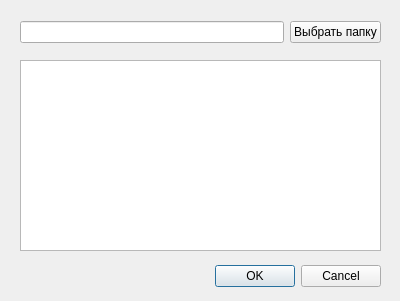
<?xml version="1.0" encoding="UTF-8"?>
<ui version="4.0">
 <class>Dialog</class>
 <widget class="QDialog" name="Dialog">
  <property name="geometry">
   <rect>
    <x>0</x>
    <y>0</y>
    <width>400</width>
    <height>301</height>
   </rect>
  </property>
  <property name="windowTitle">
   <string>Dialog</string>
  </property>
  <widget class="QDialogButtonBox" name="buttonBox">
   <property name="geometry">
    <rect>
     <x>40</x>
     <y>260</y>
     <width>341</width>
     <height>32</height>
    </rect>
   </property>
   <property name="orientation">
    <enum>Qt::Horizontal</enum>
   </property>
   <property name="standardButtons">
    <set>QDialogButtonBox::Cancel|QDialogButtonBox::Ok</set>
   </property>
  </widget>
  <widget class="QListView" name="listViewPrjType">
   <property name="geometry">
    <rect>
     <x>20</x>
     <y>60</y>
     <width>361</width>
     <height>191</height>
    </rect>
   </property>
   <property name="sizePolicy">
    <sizepolicy hsizetype="Maximum" vsizetype="Maximum">
     <horstretch>0</horstretch>
     <verstretch>0</verstretch>
    </sizepolicy>
   </property>
   <property name="frameShape">
    <enum>QFrame::StyledPanel</enum>
   </property>
   <property name="sizeAdjustPolicy">
    <enum>QAbstractScrollArea::AdjustIgnored</enum>
   </property>
  </widget>
  <widget class="QWidget" name="">
   <property name="geometry">
    <rect>
     <x>20</x>
     <y>20</y>
     <width>361</width>
     <height>25</height>
    </rect>
   </property>
   <layout class="QHBoxLayout" name="horizontalLayout">
    <item>
     <widget class="QLineEdit" name="lineEditFolder"/>
    </item>
    <item>
     <widget class="QPushButton" name="pushBtnSelectFolder">
      <property name="text">
       <string>Выбрать папку</string>
      </property>
     </widget>
    </item>
   </layout>
  </widget>
 </widget>
 <resources/>
 <connections>
  <connection>
   <sender>buttonBox</sender>
   <signal>accepted()</signal>
   <receiver>Dialog</receiver>
   <slot>accept()</slot>
   <hints>
    <hint type="sourcelabel">
     <x>248</x>
     <y>254</y>
    </hint>
    <hint type="destinationlabel">
     <x>157</x>
     <y>274</y>
    </hint>
   </hints>
  </connection>
  <connection>
   <sender>buttonBox</sender>
   <signal>rejected()</signal>
   <receiver>Dialog</receiver>
   <slot>reject()</slot>
   <hints>
    <hint type="sourcelabel">
     <x>316</x>
     <y>260</y>
    </hint>
    <hint type="destinationlabel">
     <x>286</x>
     <y>274</y>
    </hint>
   </hints>
  </connection>
 </connections>
</ui>
